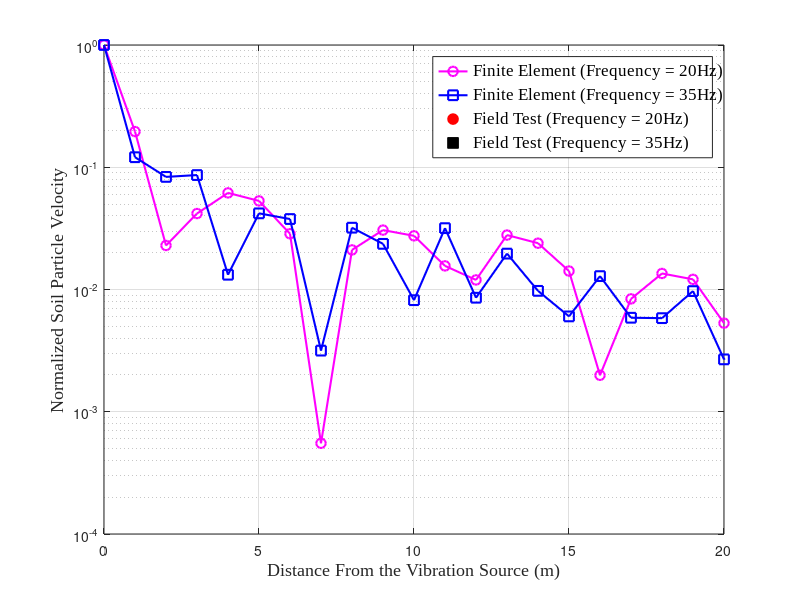

Reproduce this figure in MATLAB.
LineWidthValue = 1.5;
MarkerSizeValue = 11;
FontSizeValue = 16;

y_1 = [0.99986147,
0.19585897,
0.022916518,
0.041821232,
0.061706095,
0.053044157,
0.028588219,
0.000552407,
0.021081321,
0.030617311,
0.027489008,
0.015602034,
0.011975707,
0.027883509,
0.023926482,
0.014159872,
0.001987689,
0.008381326,
0.013526128,
0.012105655,
0.005306397,
0.003800911,
0.011383988,
0.014486992,
0.011974704,
0.004816523];


   


y_2 = [1.00070293,
0.120804867,
0.083396473,
0.086323455,
0.013208287,
0.041964852,
0.037710649,
0.003163121,
0.032035759,
0.023626788,
0.008180043,
0.031758367,
0.00856504,
0.019660892,
0.009747063,
0.006025293,
0.012865377,
0.00587483,
0.005829601,
0.009705579,
0.00268272,
0.006899934,
0.008716851,
0.001595729,
0.006653656,
0.007580773];


y_3 = [1,
    0.02,
    0.01,
    0.013,
    0.015,
    0.01];

y_4 = [1,
    0.03,
    0.04,
    0.008,
    0.009,
    0.003];



x_1 = [0,
1,
2,
3,
4,
5,
6,
7,
8,
9,
10,
11,
12,
13,
14,
15,
16,
17,
18,
19,
20,
21,
22,
23,
24,
25];


x_2 = [0,
5,
11,
13,
17,
24];


plot(x_1, y_1, 'Marker','o', 'MarkerSize',7, 'LineWidth', 1.5, 'color','magenta');
%legend({'Finite Element (Frequency=20Hz)'}, 'FontSize',10, 'TextColor','black')
hold on

plot(x_1, y_2, 'Marker','s', 'MarkerSize',7, 'LineWidth', 1.5, 'color','blue');
%legend({'Finite Element (Frequency=35Hz)'}, 'FontSize',10, 'TextColor','black')


scatter(x_2, y_3, 60, 'Marker','o', 'MarkerEdgeColor','red', 'MarkerFaceColor','red')
set(gca,'yscale','log')
%legend({'Field Test (Frequency=20Hz)'}, 'FontSize',10, 'TextColor','black')

scatter(x_2, y_4, 60, 'Marker','s', 'MarkerEdgeColor','black', 'MarkerFaceColor','black')
set(gca,'yscale','log')
%legend({'Field Test (Frequency=35Hz)'}, 'FontSize',10, 'TextColor','black')
legend({'Finite Element (Frequency = 20Hz)','Finite Element (Frequency = 35Hz)','Field Test (Frequency = 20Hz)','Field Test (Frequency = 35Hz)'}, 'FontSize',12, 'FontName','Times New Roman')


ylim([1E-4, 1])
xlim([0, 20])

ax = gca;
set(gca, 'YScale', 'log')

xlabel('Distance From the Vibration Source (m)', 'FontSize',13, 'FontName','Times New Roman')
ylabel('Normalized Soil Particle Velocity', 'FontSize',13, 'FontName','Times New Roman')
grid on

hold off 
